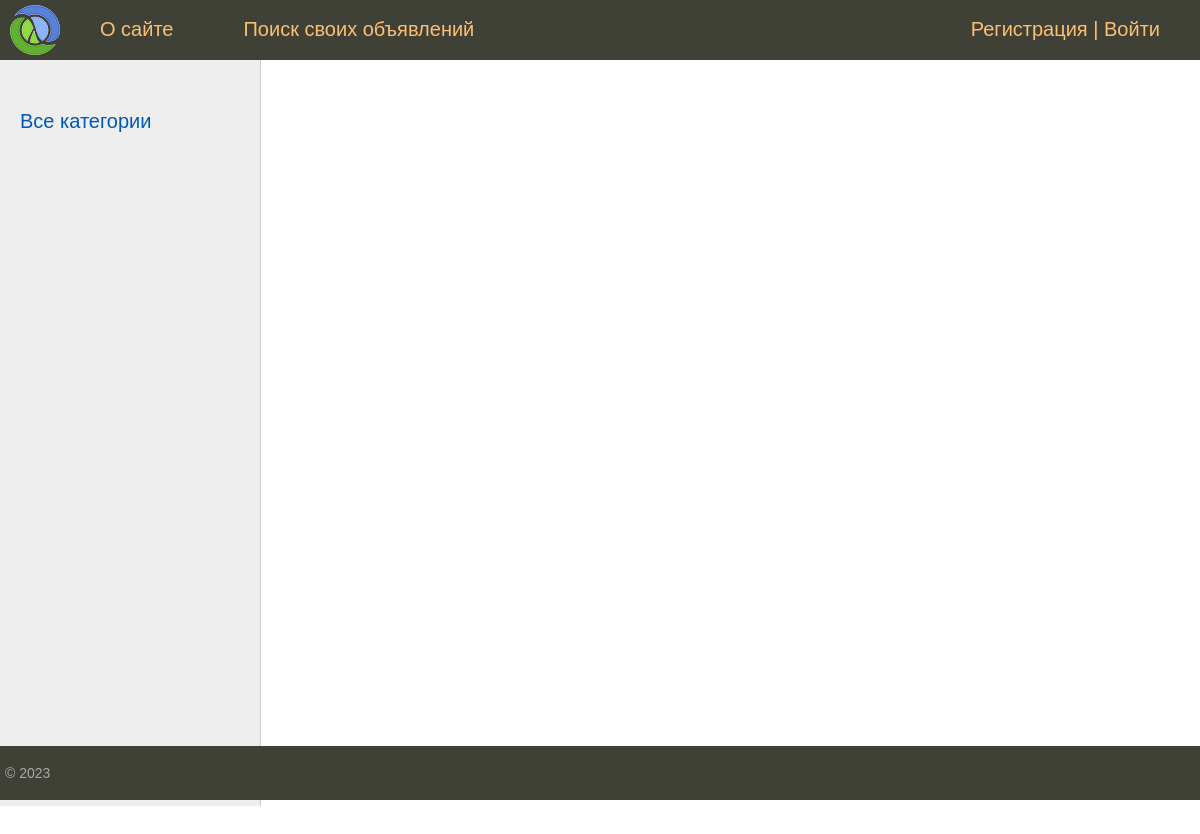
The app's page /, older data.
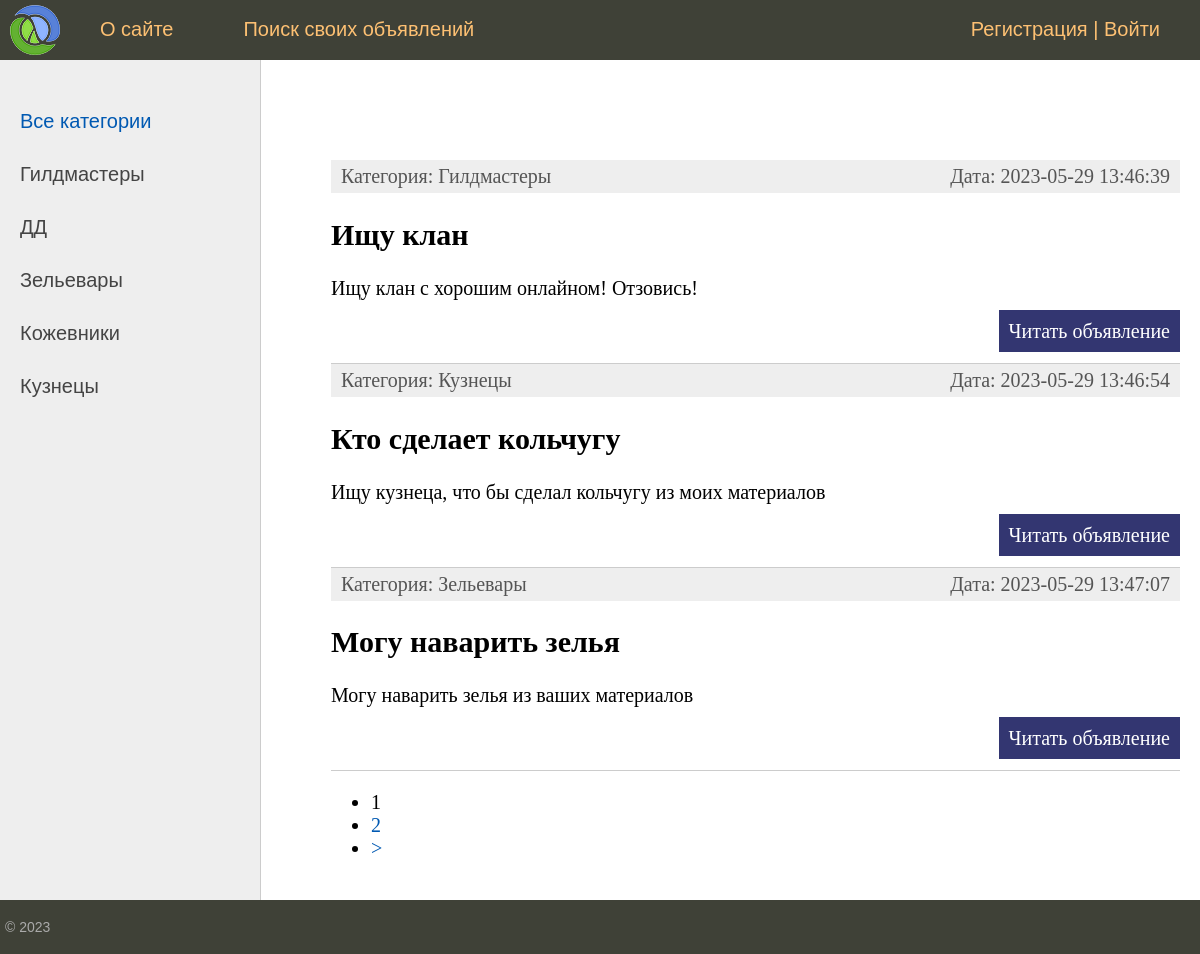
The same page, newer data.
### board/models.py (models this page shows, shortened)
class Category(models.Model):
    name = models.CharField(max_length=50, db_index=True, verbose_name="Категория")
    slug = models.SlugField(max_length=255, unique=True, db_index=True, verbose_name='URL')
    def __str__(self):
        return self.name
    def get_absolute_url(self):
        return reverse('category', kwargs={'cat_slug': self.slug})
    class Meta:
        verbose_name = 'Категория'
        verbose_name_plural = 'Категории'
        ordering = ['name']

class Announce(models.Model):
    author = models.ForeignKey(User, on_delete=models.CASCADE, verbose_name='Автор')
    title = models.CharField(max_length=200, verbose_name='Заголовок')
    slug = models.SlugField(max_length=255, unique=True, db_index=True, verbose_name='URL')
    content = models.TextField(blank=True, verbose_name='Текс объявления')
    time_create = models.DateTimeField(auto_now_add=True, verbose_name='Время создания')
    time_update = models.DateTimeField(auto_now=True, verbose_name='Время редактирования')
    cat = models.ForeignKey('Category', on_delete=models.PROTECT, verbose_name='Категории')
    def get_absolute_url(self):
        return reverse('post', kwargs={'post_slug': self.slug})
    class Meta:
        verbose_name = 'Объявление'
        verbose_name_plural = 'Объявления'
        ordering = ['time_create', 'title']

### board/views.py (the view)
# urls.py: path('', BoardHome.as_view(), name='home'),
class BoardHome(DataMixin, ListView):
    model = Announce
    template_name = 'board/index.html'
    context_object_name = 'posts'
    def get_context_data(self, *, object_list=None, **kwargs):
        context = super().get_context_data(**kwargs)  # получаем контекст уже существующий
        c_def = self.get_user_context(title='Главная страница')
        return dict(list(context.items()) + list(c_def.items()))

### board/utils.py (called while the page is built)
    def get_user_context(self, **kwargs):
        context = kwargs
        cats = Category.objects.annotate(Count('announce'))
        user_menu = menu.copy()
        if not self.request.user.is_authenticated:
            user_menu.pop(1)
        context['menu'] = user_menu
        context['cats'] = cats
        if 'cat_selected' not in context:
            context['cat_selected'] = 0
        return context

### board/templates/board/index.html (shortened to what this page needs)
{% extends 'board/base.html' %}
{% block content %}
<ul class="list-articles">
	{% for p in posts %}
			<li><div class="article-panel">
				<p class="first">Категория: {{p.cat}}</p>
				<p class="last">Дата: {{p.time_update|date:"Y-m-d H:i:s"}}</p>
			</div>
				<h2>{{p.title}}</h2>
	{% autoescape on %}
	{{p.content|linebreaks|truncatewords:10}}
	{% endautoescape %}
			<p class="link-read-post"><a href="{{ p.get_absolute_url }}">Читать объявление</a></p>
			</li>
	{% endfor %}
</ul>
{% endblock %}

### board/templates/board/base.html (shortened to what this page needs)
{% load static %}
{% load board_tags %}
<!DOCTYPE html>
<html>
<head>
	<link type="text/css" href="{% static 'board/css/styles.css' %}" rel="stylesheet" />
</head>
<body>
<table class="table-page" border=0 cellpadding="0" cellspacing="0">
<tr><td valign=top>
{% block mainmenu %}
		<div class="header">
			<ul id="mainmenu" class="mainmenu">
			<li class="logo"><a href="{% url 'home' %}"><div class="logo"></div></a></li>
{% for m in menu %}
			<li><a href="{% url m.url_name %}">{{m.title}}</a></li>
{% endfor %}
	{% if request.user.is_authenticated %}
			<li class="last"> {{user.username}} | <a href="{% url 'logout' %}">Выйти</a></li>
	{% else %}
			<li class="last"><a href="{% url 'register' %}">Регистрация</a> | <a href="{% url 'login' %}">Войти</a></li>
	{% endif %}
			</ul>
		</div>
{% endblock mainmenu %}
<table class="table-content" border=0 cellpadding="0" cellspacing="0">
<tr>
	<td valign="top" class="left-chapters">
	<ul id="leftchapters">
		{% if cat_selected == 0 %}
			<li class="selected">Все категории</li>
		{% else %}
			<li><a href="{% url 'home' %}">Все категории</a></li>
		{% endif %}
		{% for c in cats %}
		{% if c.announce__count > 0 %}
			{% if c.pk == cat_selected %}
				<li class="selected">{{c.name}}</li>
			{% else %}
				<li><a href="{{ c.get_absolute_url }}">{{c.name}}</a></li>
			{% endif %}
		{% endif %}
		{% endfor %}
	</ul>
</td>
<td valign="top" class="content">
	<div class="content-text">
{% block content %}
{% endblock %}
{% if page_obj.has_other_pages %}
<nav class="list-pages">
	<ul>
		{% for p in paginator.page_range %}
		{% if page_obj.number == p %}
		<li class="page-num page-num-selected">{{ p }}</li>
		{% elif p >= page_obj.number|add:-1 and p <= page_obj.number|add:1 %}
		<li class="page-num">
			<a href="?page={{ p }}">{{ p }}</a>
		</li>
		{% endif %}
		{% endfor %}
		{% if page_obj.has_next %}
		<li class="page-num"><a href="?page={{ page_obj.next_page_number }}">&gt;</a> </li>
		{% endif %}
	</ul>
</nav>
{% endif %}
	</div>
</td></tr></table>
</td></tr>
<tr><td valign=top>
	<div id="footer">
		<p>&copy; 2023</p>
	</div>
</td></tr></table>
</body>
</html>

### board/static/board/css/styles.css (style rules this page uses)
html, body { font-family: 'Arial'; margin: 0; padding: 0; height: 100%; width: 100%; color: #444; }
a { color: #0059b2; text-decoration: none; }
p.link-read-post { text-align: right; }
p.link-read-post a { padding: 10px; min-width: 100px; background: #333671; color: #fff; text-decoration: none; }
div.article-panel { background: #eee; padding: 5px 10px 5px 10px; box-sizing: border-box; overflow: hidden; color: #555; }
div.article-panel p.first { margin: 0; float: left; }
div.article-panel p.last { margin: 0; float: right; }
ul.list-articles { list-style: none; margin: 0; padding: 0; }
ul.list-articles li { border-bottom: 1px solid #ccc; }
.table-page { width: 100%; height: 100%; vertical-align: top; }
.table-page tr { height: 100%; }
.header { background: #3F4137; height: 60px; }
.logo { background: url('../images/logo.png') no-repeat 10px 5px; width: 70px; height: 60px; }
ul.mainmenu { list-style: none; margin: 0; padding: 0; height: 60px; color: #fdc073; font-size: 20px; overflow: hidden; }
ul.mainmenu li { float: left; margin: 18px 40px 0 30px; }
ul.mainmenu li.logo { margin: 0; }
ul.mainmenu li.last { float: right; }
ul.mainmenu li a { color: #fdc073; text-decoration: none; }
.table-content { width: 100%; min-height: 100%; height: 100%; }
.left-chapters { margin: 0; background: #eee; border-right: 1px solid #ccc; min-height: 100%; }
.left-chapters ul { width: 230px; min-height: 100%; margin: 0; padding: 20px 10px 10px 20px; list-style: none; font-size: 20px; }
.left-chapters ul li { margin: 30px 0 0 0; color: #999; }
.left-chapters ul li.selected { color: #0059b2; }
.left-chapters ul li a { color: #444; text-decoration: none; }
.content { padding: 40px 20px 20px 40px; width: 100%; box-sizing: border-box; }
.content-text { margin: 60px 0 0 30px; color: #000; font-size: 20px; font-family: Yandex Sans Display Light; }
#footer { box-sizing: border-box; background: #3F4137; padding: 5px; color: #aaa; font-size: 14px; font-family: Verdana, Geneva, Arial, Helvetica; text-align: left; overflow: hidden; }

Row changes from the older to the newer data that the page shows:
added Category: name "Гилдмастеры"
added Category: name "ДД"
added Category: name "Зельевары"
added Category: name "Кожевники"
added Category: name "Кузнецы"
added Announce: cat "Гилдмастеры", time_update "2023-05-29 13:46:39", title "Ищу клан", content "Ищу клан с хорошим онлайном! Отзовись!"
added Announce: cat "Кузнецы", time_update "2023-05-29 13:46:54", title "Кто сделает кольчугу", content "Ищу кузнеца, что бы сделал кольчугу из моих материалов"
added Announce: cat "Зельевары", time_update "2023-05-29 13:47:07", title "Могу наварить зелья", content "Могу наварить зелья из ваших материалов"
Text that changed along with them:
new list line: "1"
new list line: "2"
